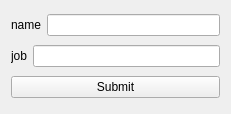
<?xml version="1.0" encoding="UTF-8"?>
<ui version="4.0">
 <class>Widget</class>
 <widget class="QWidget" name="Widget">
  <property name="geometry">
   <rect>
    <x>0</x>
    <y>0</y>
    <width>231</width>
    <height>114</height>
   </rect>
  </property>
  <property name="windowTitle">
   <string>Form</string>
  </property>
  <layout class="QVBoxLayout" name="verticalLayout">
   <item>
    <layout class="QHBoxLayout" name="horizontalLayout">
     <item>
      <widget class="QLabel" name="label">
       <property name="text">
        <string>name</string>
       </property>
      </widget>
     </item>
     <item>
      <widget class="QLineEdit" name="name_line_edit"/>
     </item>
    </layout>
   </item>
   <item>
    <layout class="QHBoxLayout" name="horizontalLayout_2">
     <item>
      <widget class="QLabel" name="label_2">
       <property name="text">
        <string>job</string>
       </property>
      </widget>
     </item>
     <item>
      <widget class="QLineEdit" name="job_line_edit"/>
     </item>
    </layout>
   </item>
   <item>
    <widget class="QPushButton" name="btn_submit">
     <property name="text">
      <string>Submit</string>
     </property>
    </widget>
   </item>
  </layout>
 </widget>
 <resources/>
 <connections/>
</ui>
